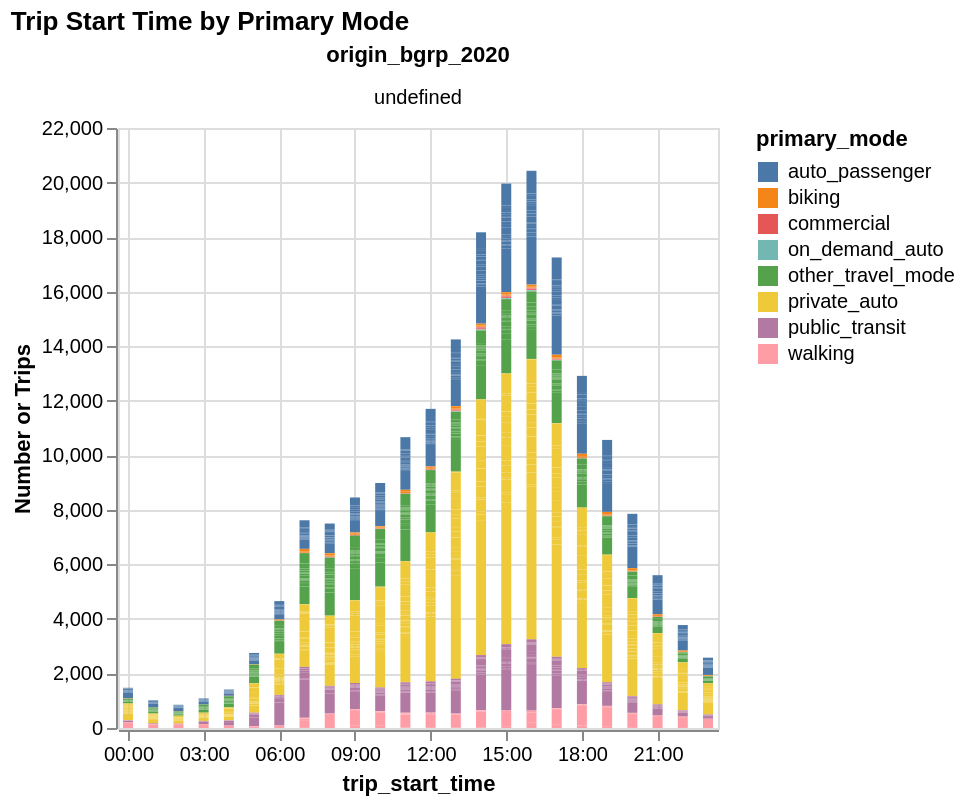

Notebook code for this chart:
### Code cell
alt.Chart(start).mark_bar().encode(
    x=alt.X("trip_start_time:T",axis=alt.Axis(format='%H:%M')),
    y=alt.Y("trip_count:Q", title="Number or Trips"),
    color=alt.Color("primary_mode:N", #scale=alt.Scale(range=cp.CALITP_CATEGORY_BRIGHT_COLORS)
                   ),
    # row="origin_bgrp_2020:O",
    facet=alt.Facet('origin_bgrp_2020:O').columns(4)).properties(title="Trip Start Time by Primary Mode")

### Figure 1 — Vega-Lite specification as saved in the notebook (floating-point values rounded to 4 significant figures; data arrays with more than 128 entries replaced by an {"elided": "..."} marker saying what was removed)
{"config": {"view": {"continuousWidth": 300, "continuousHeight": 300}}, "data": {"name": "data-e17e27413e86a269983ab4aeab90dea0"}, "mark": {"type": "bar"}, "encoding": {"color": {"field": "primary_mode", "type": "nominal"}, "facet": {"columns": 4, "field": "origin_bgrp_2020", "type": "ordinal"}, "x": {"axis": {"format": "%H:%M"}, "field": "trip_start_time", "type": "temporal"}, "y": {"field": "trip_count", "title": "Number or Trips", "type": "quantitative"}}, "title": "Trip Start Time by Primary Mode", "$schema": "https://vega.github.io/schema/vega-lite/v5.20.1.json", "datasets": {"data-e17e27413e86a269983ab4aeab90dea0": {"elided": "2693 records"}}}
